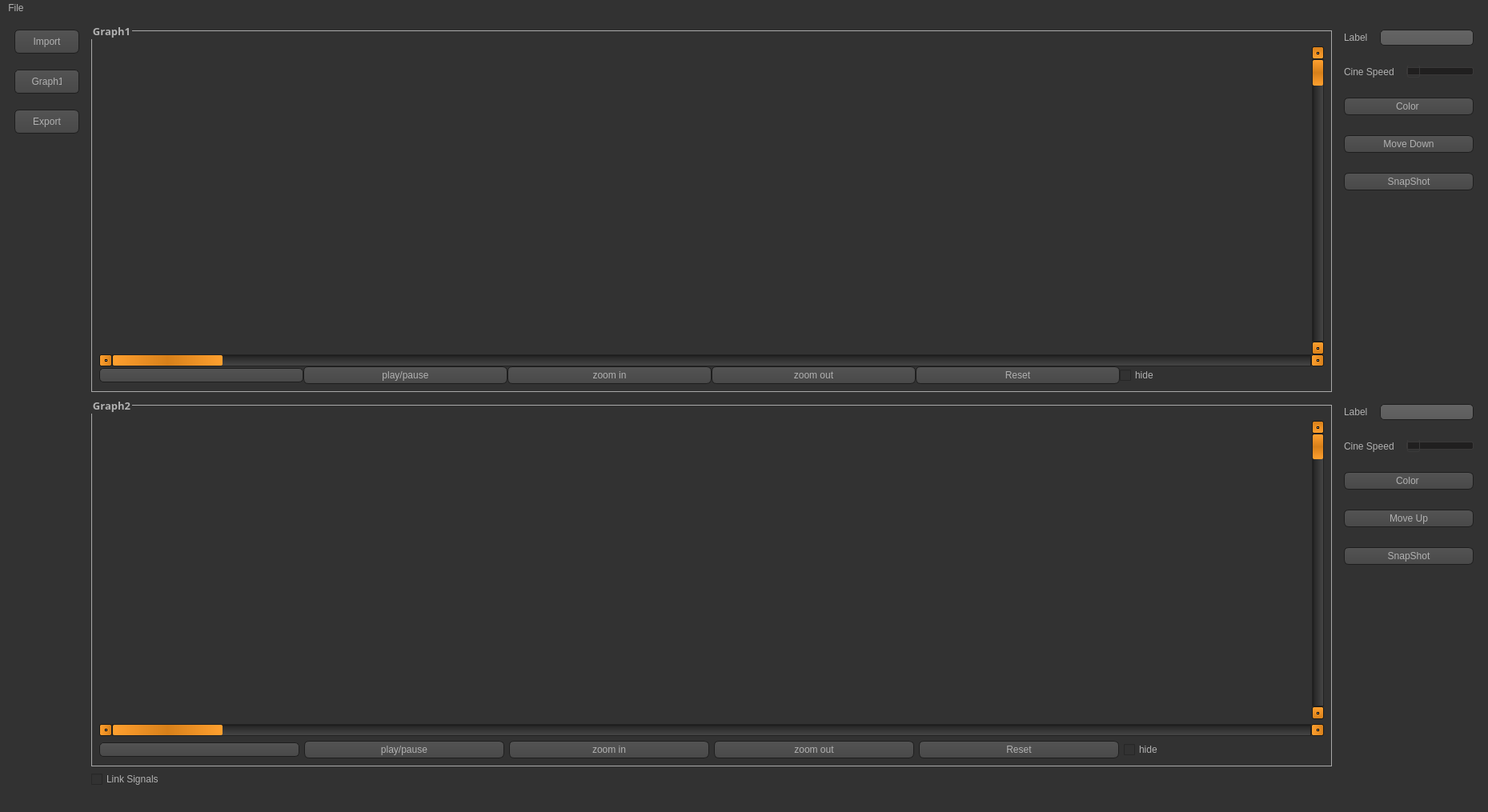
<?xml version="1.0" encoding="UTF-8"?>
<ui version="4.0">
 <class>MainWindow</class>
 <widget class="QMainWindow" name="MainWindow">
  <property name="geometry">
   <rect>
    <x>0</x>
    <y>0</y>
    <width>1859</width>
    <height>1015</height>
   </rect>
  </property>
  <property name="windowTitle">
   <string>MainWindow</string>
  </property>
  <property name="styleSheet">
   <string notr="true">QToolTip
{
     border: 1px solid black;
     background-color: #ffa02f;
     padding: 1px;
     border-radius: 3px;
     opacity: 100;
}

QWidget
{
    color: #b1b1b1;
    background-color: #323232;
}

QTreeView, QListView
{
    background-color: silver;
    margin-left: 5px;
}

QWidget:item:hover
{
    background-color: QLinearGradient( x1: 0, y1: 0, x2: 0, y2: 1, stop: 0 #ffa02f, stop: 1 #ca0619);
    color: #000000;
}

QWidget:item:selected
{
    background-color: QLinearGradient( x1: 0, y1: 0, x2: 0, y2: 1, stop: 0 #ffa02f, stop: 1 #d7801a);
}

QMenuBar::item
{
    background: transparent;
}

QMenuBar::item:selected
{
    background: transparent;
    border: 1px solid #ffaa00;
}

QMenuBar::item:pressed
{
    background: #444;
    border: 1px solid #000;
    background-color: QLinearGradient(
        x1:0, y1:0,
        x2:0, y2:1,
        stop:1 #212121,
        stop:0.4 #343434/*,
        stop:0.2 #343434,
        stop:0.1 #ffaa00*/
    );
    margin-bottom:-1px;
    padding-bottom:1px;
}

QMenu
{
    border: 1px solid #000;
}

QMenu::item
{
    padding: 2px 20px 2px 20px;
}

QMenu::item:selected
{
    color: #000000;
}

QWidget:disabled
{
    color: #808080;
    background-color: #323232;
}

QAbstractItemView
{
    background-color: QLinearGradient( x1: 0, y1: 0, x2: 0, y2: 1, stop: 0 #4d4d4d, stop: 0.1 #646464, stop: 1 #5d5d5d);
}

QWidget:focus
{
    /*border: 1px solid darkgray;*/
}

QLineEdit
{
    background-color: QLinearGradient( x1: 0, y1: 0, x2: 0, y2: 1, stop: 0 #4d4d4d, stop: 0 #646464, stop: 1 #5d5d5d);
    padding: 1px;
    border-style: solid;
    border: 1px solid #1e1e1e;
    border-radius: 5;
}

QPushButton
{
    color: #b1b1b1;
    background-color: QLinearGradient( x1: 0, y1: 0, x2: 0, y2: 1, stop: 0 #565656, stop: 0.1 #525252, stop: 0.5 #4e4e4e, stop: 0.9 #4a4a4a, stop: 1 #464646);
    border-width: 1px;
    border-color: #1e1e1e;
    border-style: solid;
    border-radius: 6;
    padding: 3px;
    font-size: 12px;
    padding-left: 5px;
    padding-right: 5px;
    min-width: 40px;
}

QPushButton:pressed
{
    background-color: QLinearGradient( x1: 0, y1: 0, x2: 0, y2: 1, stop: 0 #2d2d2d, stop: 0.1 #2b2b2b, stop: 0.5 #292929, stop: 0.9 #282828, stop: 1 #252525);
}

QComboBox
{
    selection-background-color: #ffaa00;
    background-color: QLinearGradient( x1: 0, y1: 0, x2: 0, y2: 1, stop: 0 #565656, stop: 0.1 #525252, stop: 0.5 #4e4e4e, stop: 0.9 #4a4a4a, stop: 1 #464646);
    border-style: solid;
    border: 1px solid #1e1e1e;
    border-radius: 5;
}

QComboBox:hover,QPushButton:hover
{
    border: 2px solid QLinearGradient( x1: 0, y1: 0, x2: 0, y2: 1, stop: 0 #ffa02f, stop: 1 #d7801a);
}


QComboBox:on
{
    padding-top: 3px;
    padding-left: 4px;
    background-color: QLinearGradient( x1: 0, y1: 0, x2: 0, y2: 1, stop: 0 #2d2d2d, stop: 0.1 #2b2b2b, stop: 0.5 #292929, stop: 0.9 #282828, stop: 1 #252525);
    selection-background-color: #ffaa00;
}

QComboBox QAbstractItemView
{
    border: 2px solid darkgray;
    selection-background-color: QLinearGradient( x1: 0, y1: 0, x2: 0, y2: 1, stop: 0 #ffa02f, stop: 1 #d7801a);
}

QComboBox::drop-down
{
     subcontrol-origin: padding;
     subcontrol-position: top right;
     width: 15px;

     border-left-width: 0px;
     border-left-color: darkgray;
     border-left-style: solid; /* just a single line */
     border-top-right-radius: 3px; /* same radius as the QComboBox */
     border-bottom-right-radius: 3px;
 }

QComboBox::down-arrow
{
     image: url(:/dark_orange/img/down_arrow.png);
}

QGroupBox
{
    border: 1px solid darkgray;
    margin-top: 10px;
}

QGroupBox:focus
{
    border: 1px solid darkgray;
}

QTextEdit:focus
{
    border: 1px solid darkgray;
}

QScrollBar:horizontal {
     border: 1px solid #222222;
     background: QLinearGradient( x1: 0, y1: 0, x2: 0, y2: 1, stop: 0.0 #121212, stop: 0.2 #282828, stop: 1 #484848);
     height: 7px;
     margin: 0px 16px 0 16px;
}

QScrollBar::handle:horizontal
{
      background: QLinearGradient( x1: 0, y1: 0, x2: 1, y2: 0, stop: 0 #ffa02f, stop: 0.5 #d7801a, stop: 1 #ffa02f);
      min-height: 20px;
      border-radius: 2px;
}

QScrollBar::add-line:horizontal {
      border: 1px solid #1b1b19;
      border-radius: 2px;
      background: QLinearGradient( x1: 0, y1: 0, x2: 1, y2: 0, stop: 0 #ffa02f, stop: 1 #d7801a);
      width: 14px;
      subcontrol-position: right;
      subcontrol-origin: margin;
}

QScrollBar::sub-line:horizontal {
      border: 1px solid #1b1b19;
      border-radius: 2px;
      background: QLinearGradient( x1: 0, y1: 0, x2: 1, y2: 0, stop: 0 #ffa02f, stop: 1 #d7801a);
      width: 14px;
     subcontrol-position: left;
     subcontrol-origin: margin;
}

QScrollBar::right-arrow:horizontal, QScrollBar::left-arrow:horizontal
{
      border: 1px solid black;
      width: 1px;
      height: 1px;
      background: white;
}

QScrollBar::add-page:horizontal, QScrollBar::sub-page:horizontal
{
      background: none;
}

QScrollBar:vertical
{
      background: QLinearGradient( x1: 0, y1: 0, x2: 1, y2: 0, stop: 0.0 #121212, stop: 0.2 #282828, stop: 1 #484848);
      width: 7px;
      margin: 16px 0 16px 0;
      border: 1px solid #222222;
}

QScrollBar::handle:vertical
{
      background: QLinearGradient( x1: 0, y1: 0, x2: 0, y2: 1, stop: 0 #ffa02f, stop: 0.5 #d7801a, stop: 1 #ffa02f);
      min-height: 20px;
      border-radius: 2px;
}

QScrollBar::add-line:vertical
{
      border: 1px solid #1b1b19;
      border-radius: 2px;
      background: QLinearGradient( x1: 0, y1: 0, x2: 0, y2: 1, stop: 0 #ffa02f, stop: 1 #d7801a);
      height: 14px;
      subcontrol-position: bottom;
      subcontrol-origin: margin;
}

QScrollBar::sub-line:vertical
{
      border: 1px solid #1b1b19;
      border-radius: 2px;
      background: QLinearGradient( x1: 0, y1: 0, x2: 0, y2: 1, stop: 0 #d7801a, stop: 1 #ffa02f);
      height: 14px;
      subcontrol-position: top;
      subcontrol-origin: margin;
}

QScrollBar::up-arrow:vertical, QScrollBar::down-arrow:vertical
{
      border: 1px solid black;
      width: 1px;
      height: 1px;
      background: white;
}


QScrollBar::add-page:vertical, QScrollBar::sub-page:vertical
{
      background: none;
}

QTextEdit
{
    background-color: #242424;
}

QPlainTextEdit
{
    background-color: #242424;
}

QHeaderView::section
{
    background-color: QLinearGradient(x1:0, y1:0, x2:0, y2:1, stop:0 #616161, stop: 0.5 #505050, stop: 0.6 #434343, stop:1 #656565);
    color: white;
    padding-left: 4px;
    border: 1px solid #6c6c6c;
}

QCheckBox:disabled
{
color: #414141;
}

QDockWidget::title
{
    text-align: center;
    spacing: 3px; /* spacing between items in the tool bar */
    background-color: QLinearGradient(x1:0, y1:0, x2:0, y2:1, stop:0 #323232, stop: 0.5 #242424, stop:1 #323232);
}

QDockWidget::close-button, QDockWidget::float-button
{
    text-align: center;
    spacing: 1px; /* spacing between items in the tool bar */
    background-color: QLinearGradient(x1:0, y1:0, x2:0, y2:1, stop:0 #323232, stop: 0.5 #242424, stop:1 #323232);
}

QDockWidget::close-button:hover, QDockWidget::float-button:hover
{
    background: #242424;
}

QDockWidget::close-button:pressed, QDockWidget::float-button:pressed
{
    padding: 1px -1px -1px 1px;
}

QMainWindow::separator
{
    background-color: QLinearGradient(x1:0, y1:0, x2:0, y2:1, stop:0 #161616, stop: 0.5 #151515, stop: 0.6 #212121, stop:1 #343434);
    color: white;
    padding-left: 4px;
    border: 1px solid #4c4c4c;
    spacing: 3px; /* spacing between items in the tool bar */
}

QMainWindow::separator:hover
{

    background-color: QLinearGradient(x1:0, y1:0, x2:0, y2:1, stop:0 #d7801a, stop:0.5 #b56c17 stop:1 #ffa02f);
    color: white;
    padding-left: 4px;
    border: 1px solid #6c6c6c;
    spacing: 3px; /* spacing between items in the tool bar */
}

QToolBar::handle
{
     spacing: 3px; /* spacing between items in the tool bar */
     background: url(:/dark_orange/img/handle.png);
}

QMenu::separator
{
    height: 2px;
    background-color: QLinearGradient(x1:0, y1:0, x2:0, y2:1, stop:0 #161616, stop: 0.5 #151515, stop: 0.6 #212121, stop:1 #343434);
    color: white;
    padding-left: 4px;
    margin-left: 10px;
    margin-right: 5px;
}

QProgressBar
{
    border: 2px solid grey;
    border-radius: 5px;
    text-align: center;
}

QProgressBar::chunk
{
    background-color: #d7801a;
    width: 2.15px;
    margin: 0.5px;
}

QTabBar::tab {
    color: #b1b1b1;
    border: 1px solid #444;
    border-bottom-style: none;
    background-color: #323232;
    padding-left: 10px;
    padding-right: 10px;
    padding-top: 3px;
    padding-bottom: 2px;
    margin-right: -1px;
}

QTabWidget::pane {
    border: 1px solid #444;
    top: 1px;
}

QTabBar::tab:last
{
    margin-right: 0; /* the last selected tab has nothing to overlap with on the right */
    border-top-right-radius: 3px;
}

QTabBar::tab:first:!selected
{
 margin-left: 0px; /* the last selected tab has nothing to overlap with on the right */


    border-top-left-radius: 3px;
}

QTabBar::tab:!selected
{
    color: #b1b1b1;
    border-bottom-style: solid;
    margin-top: 3px;
    background-color: QLinearGradient(x1:0, y1:0, x2:0, y2:1, stop:1 #212121, stop:.4 #343434);
}

QTabBar::tab:selected
{
    border-top-left-radius: 3px;
    border-top-right-radius: 3px;
    margin-bottom: 0px;
}

QTabBar::tab:!selected:hover
{
    /*border-top: 2px solid #ffaa00;
    padding-bottom: 3px;*/
    border-top-left-radius: 3px;
    border-top-right-radius: 3px;
    background-color: QLinearGradient(x1:0, y1:0, x2:0, y2:1, stop:1 #212121, stop:0.4 #343434, stop:0.2 #343434, stop:0.1 #ffaa00);
}

QRadioButton::indicator:checked, QRadioButton::indicator:unchecked{
    color: #b1b1b1;
    background-color: #323232;
    border: 1px solid #b1b1b1;
    border-radius: 6px;
}

QRadioButton::indicator:checked
{
    background-color: qradialgradient(
        cx: 0.5, cy: 0.5,
        fx: 0.5, fy: 0.5,
        radius: 1.0,
        stop: 0.25 #ffaa00,
        stop: 0.3 #323232
    );
}



QRadioButton::indicator
{
    border-radius: 6px;
}



QSlider::groove:horizontal {
    border: 1px solid #3A3939;
    height: 8px;
    background: #201F1F;
    margin: 2px 0;
    border-radius: 2px;
}

QSlider::handle:horizontal {
    background: QLinearGradient( x1: 0, y1: 0, x2: 0, y2: 1,
      stop: 0.0 silver, stop: 0.2 #a8a8a8, stop: 1 #727272);
    border: 1px solid #3A3939;
    width: 14px;
    height: 14px;
    margin: -4px 0;
    border-radius: 2px;
}

QSlider::groove:vertical {
    border: 1px solid #3A3939;
    width: 8px;
    background: #201F1F;
    margin: 0 0px;
    border-radius: 2px;
}

QSlider::handle:vertical {
    background: QLinearGradient( x1: 0, y1: 0, x2: 0, y2: 1, stop: 0.0 silver,
      stop: 0.2 #a8a8a8, stop: 1 #727272);
    border: 1px solid #3A3939;
    width: 14px;
    height: 14px;
    margin: 0 -4px;
    border-radius: 2px;
}

QAbstractSpinBox {
    padding-top: 2px;
    padding-bottom: 2px;
    border: 1px solid darkgray;

    border-radius: 2px;
    min-width: 50px;
}
</string>
  </property>
  <widget class="QWidget" name="centralwidget">
   <layout class="QGridLayout" name="gridLayout_21">
    <item row="0" column="0">
     <layout class="QGridLayout" name="gridLayout_20">
      <item row="0" column="0">
       <widget class="QWidget" name="widget" native="true">
        <layout class="QGridLayout" name="gridLayout_18">
         <item row="1" column="0">
          <spacer name="verticalSpacer_3">
           <property name="orientation">
            <enum>Qt::Vertical</enum>
           </property>
           <property name="sizeHint" stdset="0">
            <size>
             <width>20</width>
             <height>691</height>
            </size>
           </property>
          </spacer>
         </item>
         <item row="0" column="0">
          <layout class="QGridLayout" name="gridLayout_17">
           <property name="verticalSpacing">
            <number>20</number>
           </property>
           <item row="0" column="0">
            <widget class="QPushButton" name="browse">
             <property name="minimumSize">
              <size>
               <width>52</width>
               <height>30</height>
              </size>
             </property>
             <property name="text">
              <string>Import</string>
             </property>
             <property name="shortcut">
              <string/>
             </property>
            </widget>
           </item>
           <item row="2" column="0">
            <widget class="QPushButton" name="export_button">
             <property name="minimumSize">
              <size>
               <width>52</width>
               <height>30</height>
              </size>
             </property>
             <property name="text">
              <string>Export</string>
             </property>
             <property name="shortcut">
              <string>Ctrl+S</string>
             </property>
            </widget>
           </item>
           <item row="1" column="0">
            <widget class="QComboBox" name="choose_graph">
             <property name="minimumSize">
              <size>
               <width>0</width>
               <height>30</height>
              </size>
             </property>
             <property name="currentText">
              <string>     Graph1  </string>
             </property>
             <item>
              <property name="text">
               <string>     Graph1  </string>
              </property>
             </item>
             <item>
              <property name="text">
               <string>     Graph2   </string>
              </property>
             </item>
            </widget>
           </item>
          </layout>
         </item>
        </layout>
       </widget>
      </item>
      <item row="0" column="1">
       <layout class="QGridLayout" name="gridLayout_19">
        <item row="0" column="0">
         <layout class="QGridLayout" name="gridLayout_16">
          <item row="0" column="0">
           <layout class="QGridLayout" name="gridLayout_10">
            <item row="0" column="0">
             <widget class="QGroupBox" name="groupBox">
              <property name="sizePolicy">
               <sizepolicy hsizetype="Preferred" vsizetype="Preferred">
                <horstretch>100</horstretch>
                <verstretch>0</verstretch>
               </sizepolicy>
              </property>
              <property name="minimumSize">
               <size>
                <width>0</width>
                <height>0</height>
               </size>
              </property>
              <property name="maximumSize">
               <size>
                <width>16777215</width>
                <height>16777215</height>
               </size>
              </property>
              <property name="font">
               <font>
                <family>Yu Gothic Medium</family>
                <pointsize>10</pointsize>
                <weight>75</weight>
                <bold>true</bold>
                <underline>false</underline>
                <strikeout>false</strikeout>
                <stylestrategy>PreferDefault</stylestrategy>
                <kerning>false</kerning>
               </font>
              </property>
              <property name="title">
               <string>Graph1</string>
              </property>
              <layout class="QGridLayout" name="gridLayout_8" rowminimumheight="0" columnminimumwidth="0">
               <property name="leftMargin">
                <number>9</number>
               </property>
               <property name="topMargin">
                <number>19</number>
               </property>
               <property name="horizontalSpacing">
                <number>7</number>
               </property>
               <item row="0" column="0">
                <layout class="QGridLayout" name="gridLayout_7">
                 <item row="0" column="0">
                  <layout class="QGridLayout" name="gridLayout_6">
                   <item row="0" column="0">
                    <layout class="QGridLayout" name="gridLayout">
                     <item row="0" column="0">
                      <widget class="PlotWidget" name="widget_4" native="true">
                       <property name="minimumSize">
                        <size>
                         <width>600</width>
                         <height>350</height>
                        </size>
                       </property>
                      </widget>
                     </item>
                     <item row="0" column="1">
                      <widget class="QScrollBar" name="verticalScrollBar1">
                       <property name="minimumSize">
                        <size>
                         <width>15</width>
                         <height>0</height>
                        </size>
                       </property>
                       <property name="orientation">
                        <enum>Qt::Vertical</enum>
                       </property>
                      </widget>
                     </item>
                    </layout>
                   </item>
                   <item row="1" column="0">
                    <widget class="QScrollBar" name="horizontalScrollBar1">
                     <property name="minimumSize">
                      <size>
                       <width>0</width>
                       <height>15</height>
                      </size>
                     </property>
                     <property name="orientation">
                      <enum>Qt::Horizontal</enum>
                     </property>
                    </widget>
                   </item>
                  </layout>
                 </item>
                 <item row="1" column="0">
                  <layout class="QGridLayout" name="gridLayout_9">
                   <property name="sizeConstraint">
                    <enum>QLayout::SetDefaultConstraint</enum>
                   </property>
                   <item row="0" column="0">
                    <widget class="QComboBox" name="channels1"/>
                   </item>
                   <item row="0" column="1">
                    <widget class="QPushButton" name="play_pause">
                     <property name="text">
                      <string>play/pause</string>
                     </property>
                     <property name="shortcut">
                      <string>Space</string>
                     </property>
                    </widget>
                   </item>
                   <item row="0" column="2">
                    <widget class="QPushButton" name="zoom_in_1">
                     <property name="text">
                      <string>zoom in</string>
                     </property>
                     <property name="shortcut">
                      <string>+</string>
                     </property>
                    </widget>
                   </item>
                   <item row="0" column="3">
                    <widget class="QPushButton" name="zoom_out_1">
                     <property name="text">
                      <string>zoom out</string>
                     </property>
                     <property name="shortcut">
                      <string>-</string>
                     </property>
                    </widget>
                   </item>
                   <item row="0" column="4">
                    <widget class="QPushButton" name="reset">
                     <property name="text">
                      <string>Reset</string>
                     </property>
                     <property name="shortcut">
                      <string>Left</string>
                     </property>
                    </widget>
                   </item>
                   <item row="0" column="5">
                    <widget class="QCheckBox" name="hide_checkbox1">
                     <property name="text">
                      <string>hide</string>
                     </property>
                    </widget>
                   </item>
                  </layout>
                 </item>
                </layout>
               </item>
              </layout>
             </widget>
            </item>
            <item row="0" column="1">
             <widget class="QWidget" name="widget_2" native="true">
              <layout class="QGridLayout" name="gridLayout_5">
               <item row="0" column="0">
                <layout class="QGridLayout" name="gridLayout_3">
                 <property name="horizontalSpacing">
                  <number>7</number>
                 </property>
                 <property name="verticalSpacing">
                  <number>25</number>
                 </property>
                 <item row="1" column="0">
                  <layout class="QFormLayout" name="formLayout_2">
                   <property name="horizontalSpacing">
                    <number>15</number>
                   </property>
                   <item row="0" column="0">
                    <widget class="QLabel" name="CineSpeed">
                     <property name="text">
                      <string>Cine Speed</string>
                     </property>
                    </widget>
                   </item>
                   <item row="0" column="1">
                    <widget class="QSlider" name="speed_slider1">
                     <property name="minimumSize">
                      <size>
                       <width>50</width>
                       <height>0</height>
                      </size>
                     </property>
                     <property name="orientation">
                      <enum>Qt::Horizontal</enum>
                     </property>
                    </widget>
                   </item>
                  </layout>
                 </item>
                 <item row="0" column="0">
                  <layout class="QFormLayout" name="formLayout">
                   <property name="horizontalSpacing">
                    <number>15</number>
                   </property>
                   <item row="0" column="0">
                    <widget class="QLabel" name="label1">
                     <property name="maximumSize">
                      <size>
                       <width>300</width>
                       <height>16777215</height>
                      </size>
                     </property>
                     <property name="text">
                      <string>Label</string>
                     </property>
                    </widget>
                   </item>
                   <item row="0" column="1">
                    <widget class="QLineEdit" name="edit_label1">
                     <property name="maximumSize">
                      <size>
                       <width>300</width>
                       <height>16777215</height>
                      </size>
                     </property>
                    </widget>
                   </item>
                  </layout>
                 </item>
                 <item row="3" column="0">
                  <widget class="QPushButton" name="move1">
                   <property name="text">
                    <string>Move Down</string>
                   </property>
                   <property name="shortcut">
                    <string>Down</string>
                   </property>
                  </widget>
                 </item>
                 <item row="2" column="0">
                  <widget class="QPushButton" name="color_button1">
                   <property name="text">
                    <string>Color </string>
                   </property>
                  </widget>
                 </item>
                 <item row="4" column="0">
                  <widget class="QPushButton" name="snapshot_button1">
                   <property name="toolTip">
                    <string>Take snapshot of Graph1</string>
                   </property>
                   <property name="text">
                    <string>SnapShot</string>
                   </property>
                   <property name="icon">
                    <iconset>
                     <normaloff>images/snapshot_icon.png</normaloff>images/snapshot_icon.png</iconset>
                   </property>
                  </widget>
                 </item>
                </layout>
               </item>
               <item row="1" column="0">
                <spacer name="verticalSpacer">
                 <property name="orientation">
                  <enum>Qt::Vertical</enum>
                 </property>
                 <property name="sizeHint" stdset="0">
                  <size>
                   <width>20</width>
                   <height>40</height>
                  </size>
                 </property>
                </spacer>
               </item>
              </layout>
             </widget>
            </item>
           </layout>
          </item>
          <item row="1" column="0">
           <layout class="QGridLayout" name="gridLayout_15">
            <item row="0" column="0">
             <widget class="QGroupBox" name="groupBox_2">
              <property name="sizePolicy">
               <sizepolicy hsizetype="Preferred" vsizetype="Preferred">
                <horstretch>100</horstretch>
                <verstretch>0</verstretch>
               </sizepolicy>
              </property>
              <property name="font">
               <font>
                <family>Yu Gothic Medium</family>
                <pointsize>10</pointsize>
                <weight>75</weight>
                <italic>false</italic>
                <bold>true</bold>
               </font>
              </property>
              <property name="title">
               <string>Graph2</string>
              </property>
              <layout class="QGridLayout" name="gridLayout_13">
               <property name="topMargin">
                <number>19</number>
               </property>
               <item row="0" column="0">
                <layout class="QGridLayout" name="gridLayout_11">
                 <item row="0" column="0">
                  <layout class="QGridLayout" name="gridLayout_12">
                   <item row="1" column="0">
                    <widget class="QScrollBar" name="horizontalScrollBar_2">
                     <property name="minimumSize">
                      <size>
                       <width>0</width>
                       <height>15</height>
                      </size>
                     </property>
                     <property name="orientation">
                      <enum>Qt::Horizontal</enum>
                     </property>
                    </widget>
                   </item>
                   <item row="0" column="0">
                    <layout class="QGridLayout" name="gridLayout_2">
                     <item row="0" column="0">
                      <widget class="PlotWidget" name="widget_5" native="true">
                       <property name="minimumSize">
                        <size>
                         <width>600</width>
                         <height>350</height>
                        </size>
                       </property>
                      </widget>
                     </item>
                     <item row="0" column="1">
                      <widget class="QScrollBar" name="verticalScrollBar_2">
                       <property name="minimumSize">
                        <size>
                         <width>15</width>
                         <height>0</height>
                        </size>
                       </property>
                       <property name="orientation">
                        <enum>Qt::Vertical</enum>
                       </property>
                      </widget>
                     </item>
                    </layout>
                   </item>
                  </layout>
                 </item>
                 <item row="1" column="0">
                  <layout class="QHBoxLayout" name="horizontalLayout">
                   <item>
                    <widget class="QComboBox" name="channels_2"/>
                   </item>
                   <item>
                    <widget class="QPushButton" name="play_pause_2">
                     <property name="text">
                      <string>play/pause</string>
                     </property>
                    </widget>
                   </item>
                   <item>
                    <widget class="QPushButton" name="zoom_in_2">
                     <property name="text">
                      <string>zoom in</string>
                     </property>
                    </widget>
                   </item>
                   <item>
                    <widget class="QPushButton" name="zoom_out_2">
                     <property name="text">
                      <string>zoom out</string>
                     </property>
                    </widget>
                   </item>
                   <item>
                    <widget class="QPushButton" name="reset_2">
                     <property name="text">
                      <string>Reset</string>
                     </property>
                     <property name="shortcut">
                      <string>-</string>
                     </property>
                    </widget>
                   </item>
                   <item>
                    <widget class="QCheckBox" name="hide_checkbox2">
                     <property name="text">
                      <string>hide</string>
                     </property>
                    </widget>
                   </item>
                  </layout>
                 </item>
                </layout>
               </item>
              </layout>
             </widget>
            </item>
            <item row="0" column="1">
             <widget class="QWidget" name="widget_3" native="true">
              <layout class="QGridLayout" name="gridLayout_14">
               <item row="0" column="0">
                <layout class="QGridLayout" name="gridLayout_4">
                 <property name="verticalSpacing">
                  <number>25</number>
                 </property>
                 <item row="2" column="0">
                  <widget class="QPushButton" name="color_button2">
                   <property name="text">
                    <string>Color </string>
                   </property>
                  </widget>
                 </item>
                 <item row="0" column="0">
                  <layout class="QFormLayout" name="formLayout_3">
                   <property name="horizontalSpacing">
                    <number>15</number>
                   </property>
                   <item row="0" column="0">
                    <widget class="QLabel" name="label2">
                     <property name="text">
                      <string>Label</string>
                     </property>
                    </widget>
                   </item>
                   <item row="0" column="1">
                    <widget class="QLineEdit" name="edit_label2"/>
                   </item>
                  </layout>
                 </item>
                 <item row="1" column="0">
                  <layout class="QFormLayout" name="formLayout_4">
                   <property name="horizontalSpacing">
                    <number>15</number>
                   </property>
                   <item row="0" column="0">
                    <widget class="QLabel" name="label_4">
                     <property name="text">
                      <string>Cine Speed</string>
                     </property>
                    </widget>
                   </item>
                   <item row="0" column="1">
                    <widget class="QSlider" name="speed_slider2">
                     <property name="minimumSize">
                      <size>
                       <width>50</width>
                       <height>0</height>
                      </size>
                     </property>
                     <property name="orientation">
                      <enum>Qt::Horizontal</enum>
                     </property>
                    </widget>
                   </item>
                  </layout>
                 </item>
                 <item row="3" column="0">
                  <widget class="QPushButton" name="move2">
                   <property name="text">
                    <string>Move Up</string>
                   </property>
                   <property name="shortcut">
                    <string>Up</string>
                   </property>
                  </widget>
                 </item>
                 <item row="4" column="0">
                  <widget class="QPushButton" name="snapshot_button2">
                   <property name="text">
                    <string>SnapShot</string>
                   </property>
                   <property name="icon">
                    <iconset>
                     <normaloff>images/snapshot_icon.png</normaloff>images/snapshot_icon.png</iconset>
                   </property>
                  </widget>
                 </item>
                </layout>
               </item>
               <item row="1" column="0">
                <spacer name="verticalSpacer_2">
                 <property name="orientation">
                  <enum>Qt::Vertical</enum>
                 </property>
                 <property name="sizeHint" stdset="0">
                  <size>
                   <width>20</width>
                   <height>40</height>
                  </size>
                 </property>
                </spacer>
               </item>
              </layout>
             </widget>
            </item>
           </layout>
          </item>
         </layout>
        </item>
        <item row="1" column="0">
         <widget class="QCheckBox" name="link_graphs_checkbox">
          <property name="text">
           <string>Link Signals</string>
          </property>
         </widget>
        </item>
       </layout>
      </item>
     </layout>
    </item>
   </layout>
  </widget>
  <widget class="QMenuBar" name="menubar">
   <property name="geometry">
    <rect>
     <x>0</x>
     <y>0</y>
     <width>1859</width>
     <height>21</height>
    </rect>
   </property>
   <widget class="QMenu" name="menuFile">
    <property name="title">
     <string>File</string>
    </property>
   </widget>
   <addaction name="menuFile"/>
  </widget>
  <widget class="QStatusBar" name="statusbar"/>
 </widget>
 <customwidgets>
  <customwidget>
   <class>PlotWidget</class>
   <extends>QWidget</extends>
   <header>pyqtgraph</header>
   <container>1</container>
  </customwidget>
 </customwidgets>
 <resources/>
 <connections/>
</ui>
